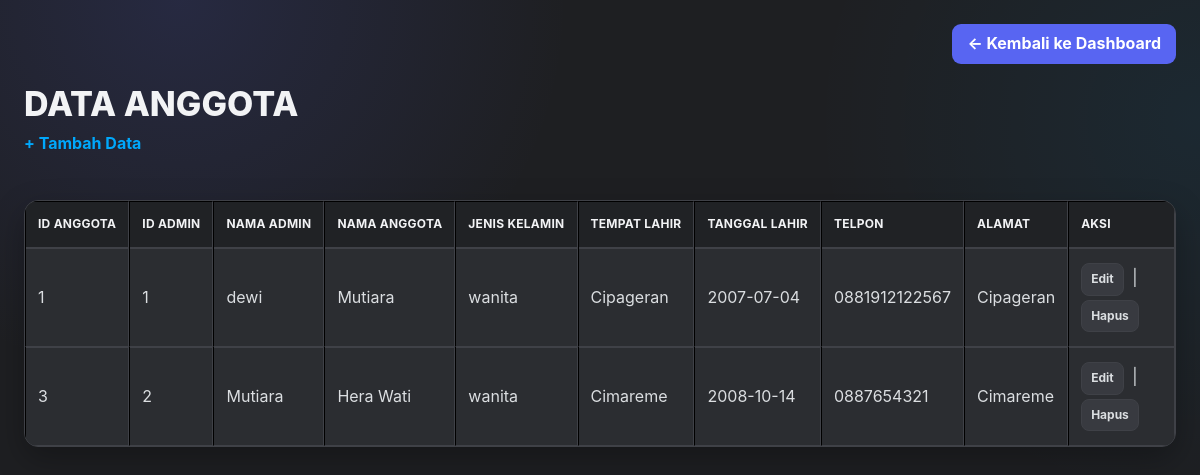
The app's page /anggota/tampil.anggota.php (signed in) with its own data.
### tables this page shows
CREATE TABLE `anggota` (
  `id_anggota` int(11) NOT NULL,
  `id_admin` int(11) DEFAULT NULL,
  `id_petugas` int(11) DEFAULT NULL,
  `nama_anggota` varchar(100) DEFAULT NULL,
  `username` varchar(50) DEFAULT NULL,
  `password` varchar(255) DEFAULT NULL,
  `jenis_kelamin` enum('pria','wanita') DEFAULT NULL,
  `tempat_lahir` varchar(50) DEFAULT NULL,
  `tanggal_lahir` date DEFAULT NULL,
  `telpon` varchar(15) DEFAULT NULL,
  `alamat` text DEFAULT NULL
);

### anggota/tampil.anggota.php (the view, shortened to what this page needs)
<?php
include("../connection.php");
$query = $conn->query("
    SELECT
        anggota.id_anggota,
        anggota.id_admin,
        anggota.nama_anggota,
        anggota.jenis_kelamin,
        anggota.tempat_lahir,
        anggota.tanggal_lahir,
        anggota.telpon,
        anggota.alamat,
        admin.nama_admin
    FROM anggota
    LEFT JOIN admin
        ON anggota.id_admin = admin.id_admin
");
$result = $query->fetch_all(MYSQLI_ASSOC);
?>
<!DOCTYPE html>
<html lang="id">
<head>
<link rel="stylesheet" href="../style.css">
</head>
<body>
<div class="page-head"><div></div><a class="btn btn-light" href="../dashboard.<?= $_SESSION['role'] ?>.php">← Kembali ke Dashboard</a></div>
    <h1>DATA ANGGOTA</h1>
    <a href="form.anggota.html">
        + Tambah Data
    </a>
    <br><br>
    <table border="1" cellpadding="8" cellspacing="0">
        <thead>
            <tr>
                <th>ID ANGGOTA</th>
                <th>ID ADMIN</th>
                <th>NAMA ADMIN</th>
                <th>NAMA ANGGOTA</th>
                <th>JENIS KELAMIN</th>
                <th>TEMPAT LAHIR</th>
                <th>TANGGAL LAHIR</th>
                <th>TELPON</th>
                <th>ALAMAT</th>
                <th>AKSI</th>
            </tr>
        </thead>
        <tbody>
            <?php foreach ($result as $a): ?>
                <tr>
                    <td>
                        <?= $a['id_anggota']; ?>
                    </td>
                    <td>
                        <?= $a['id_admin']; ?>
                    </td>
                    <td>
                        <?= $a['nama_admin']; ?>
                    </td>
                    <td>
                        <?= $a['nama_anggota']; ?>
                    </td>
                    <td>
                        <?= $a['jenis_kelamin']; ?>
                    </td>
                    <td>
                        <?= $a['tempat_lahir']; ?>
                    </td>
                    <td>
                        <?= $a['tanggal_lahir']; ?>
                    </td>
                    <td>
                        <?= $a['telpon']; ?>
                    </td>
                    <td>
                        <?= $a['alamat']; ?>
                    </td>
                    <td>
                        <a href="edit.anggota.php?id_anggota=<?= $a['id_anggota']; ?>">
                            Edit
                        </a>
                        |
                        <a
                            href="hapus.anggota.php?id_anggota=<?= $a['id_anggota']; ?>"
                            onclick="return confirm('Yakin ingin menghapus data ini?')"
                        >
                            Hapus
                        </a>
                    </td>
                </tr>
            <?php endforeach; ?>
        </tbody>
    </table>
</body>
</html>

### style.css (style rules this page uses)
:root { --discord-blurple:#5865F2; --discord-blurple-hover:#4752C4; --discord-blue:#00A8FC; --discord-bg:#1E1F22; --discord-sidebar:#232428; --discord-surface:#2B2D31; --discord-surface-2:#313338; --discord-surface-3:#383A40; --discord-input:#1E1F22; --discord-border:#3F4147; --discord-text:#F2F3F5; --discord-muted:#B5BAC1; --discord-yellow:#F0B232; --discord-red:#ED4245; --discord-red-hover:#C9363A; --shadow:0 12px 32px rgba(0,0,0,.28); --radius:14px; --radius-sm:9px; }
* { box-sizing:border-box }
html { scroll-behavior:smooth }
html,body { margin:0;min-height:100% }
body { font-family:Inter,Segoe UI,Roboto,Arial,sans-serif; background: radial-gradient(circle at 15% 0%,rgba(88,101,242,.15),transparent 30%), radial-gradient(circle at 100% 15%,rgba(0,168,252,.07),transparent 28%), var(--discord-bg); color:var(--discord-text); padding:24px; line-height:1.55; }
.container, .page-head, .topbar, .card-grid, .stats, .info, .success, .warning, .error, .table-wrap { width:min(1200px,100%); margin-left:auto; margin-right:auto; }
.page-head { display:flex; align-items:center; justify-content:space-between; gap:16px; flex-wrap:wrap; margin-bottom:20px; }
h1,h2,h3,h4,h5,h6 { color:var(--discord-text);margin-top:0 }
h1 { font-size:clamp(25px,3vw,34px);line-height:1.2;margin-bottom:6px;font-weight:800 }
a { color:var(--discord-blue);text-decoration:none;font-weight:650;transition:.15s ease }
button,.btn,.btn-success,.btn-warning,.btn-danger,.btn-secondary,.btn-light { display:inline-flex; align-items:center; justify-content:center; gap:7px; min-height:40px; padding:9px 14px; border:1px solid transparent; border-radius:var(--radius-sm); background:var(--discord-blurple)!important; color:#fff!important; cursor:pointer; font:inherit; font-weight:750; line-height:1.2; text-decoration:none!important; box-shadow:none; transition:background .15s ease,transform .15s ease,border-color .15s ease; }
table { width:100%; border-collapse:separate; border-spacing:0; background:var(--discord-surface); color:var(--discord-text); margin:20px auto; border:1px solid var(--discord-border); border-radius:var(--radius); overflow:hidden; box-shadow:var(--shadow); }
th { background:#202225; color:var(--discord-text); text-align:left; padding:13px 12px; font-size:12px; letter-spacing:.25px; white-space:nowrap; border-bottom:1px solid var(--discord-border); }
td { padding:12px; color:#DBDEE1; border-top:1px solid var(--discord-border); vertical-align:middle; }
tbody tr:nth-child(even) td { background:var(--discord-surface) }
td a:not(.btn) { display:inline-flex; align-items:center; justify-content:center; min-height:32px; padding:6px 9px; margin:2px 4px 2px 0; border-radius:8px; background:var(--discord-surface-3); color:#DBDEE1; border:1px solid var(--discord-border); font-size:12px; }
* { scrollbar-width:thin;scrollbar-color:#1A1B1E #2B2D31 }
.btn,.btn-success,.btn-warning,.btn-danger,.btn-secondary,.btn-light, .btn-register, button[type="submit"] { background:var(--discord-blurple)!important; color:#fff!important; border:1px solid transparent!important; }

### records on screen
anggota: id_anggota "1", id_admin "1", id_admin.nama_admin "dewi", nama_anggota "Mutiara", jenis_kelamin "wanita", tempat_lahir "Cipageran", tanggal_lahir "2007-07-04", telpon "0881912122567", alamat "Cipageran"
anggota: id_anggota "3", id_admin "2", id_admin.nama_admin "Mutiara", nama_anggota "Hera Wati", jenis_kelamin "wanita", tempat_lahir "Cimareme", tanggal_lahir "2008-10-14", telpon "0887654321", alamat "Cimareme"
